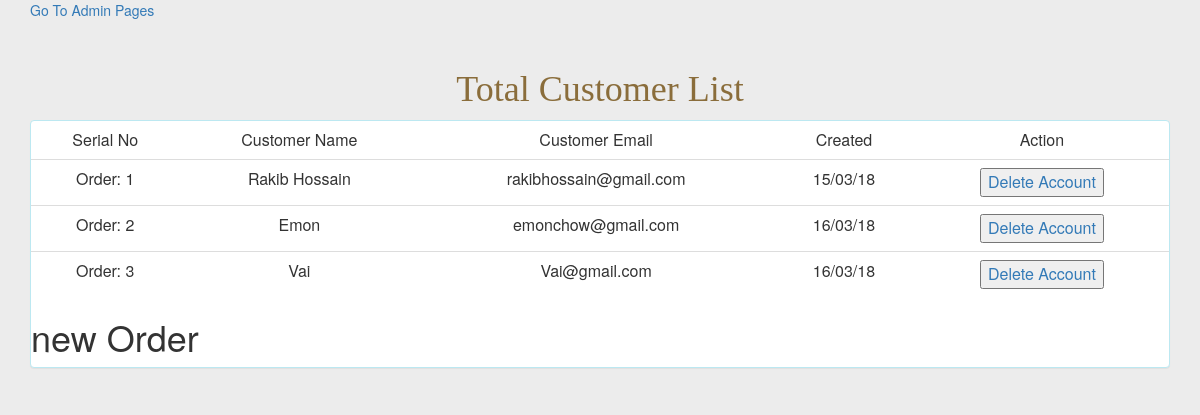
/Food_Ordering_System/customer_list.php, run on an earlier commit of the app's database.
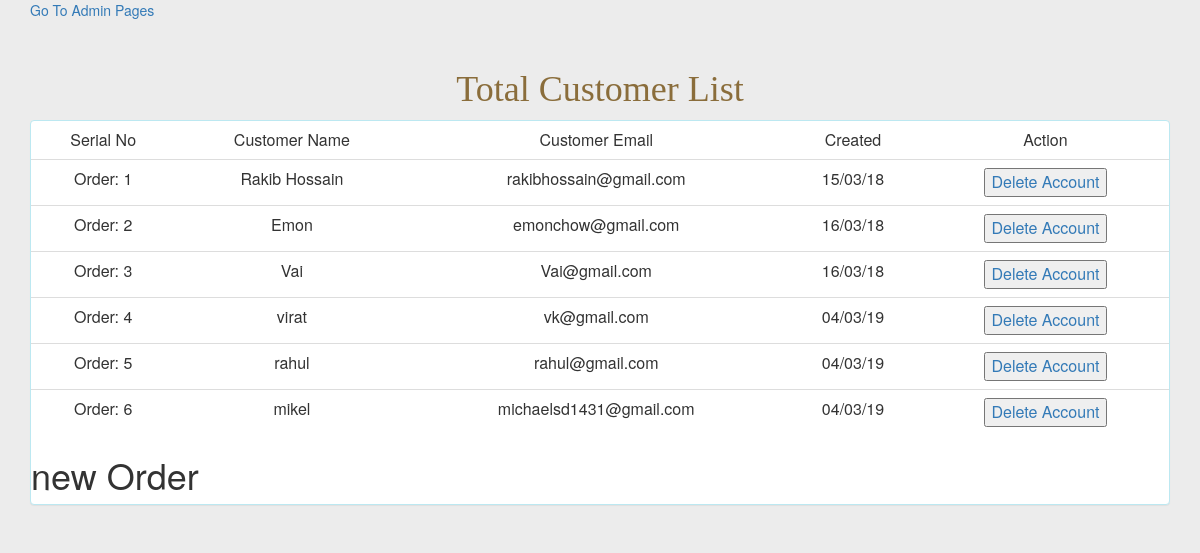
And on a later commit of the database.
### tables this page shows
CREATE TABLE `customer` (
  `id` int(20) NOT NULL,
  `name` varchar(30) NOT NULL,
  `email` varchar(100) NOT NULL,
  `password` varchar(150) NOT NULL,
  `created` varchar(500) NOT NULL,
  `confirm_code` varchar(520) NOT NULL,
  `action` varchar(11) NOT NULL
);

### Food_Ordering_System/function.php (called while the page is built, shortened)
<?php
require_once ('config.php');
function get_all_customer()
{
      global $connecton;
    $city = array();
    $qu = mysqli_query($connecton, "SELECT * FROM  `customer`");
    if($qu){
        while($row = mysqli_fetch_array($qu)){
            $city[] = $row;
        }
    }
    return $city;
}

### Food_Ordering_System/customer_list.php (the view, shortened to what this page needs)
<?php
include './function.php';
        ?>
<html>
    <head>
        <link rel="stylesheet" href="https://maxcdn.bootstrapcdn.com/bootstrap/3.3.7/css/bootstrap.min.css">
        <link rel="stylesheet" href="css/bootstrap.css" />
    </head>
    <body style="background-color: #ececec">
        <div class="container">
         <a href="Admin_here.php">Go To Admin Pages</a>
            <div class="row" style="margin-top: 30px">
                <div class="col-md-12 text-center">
                    <h1 class="text-warning" style="font-family: initial">Total Customer List</h1>
                </div>
                <div class="col-lg-12">
                    <div class="panel panel-info">
                        <table class="table" style="text-align: center">
                            <tr>
                                 <td>Serial No</td>
                                <td>Customer Name</td>
                                <td>Customer Email</td>
                                <td>Created</td>
                                <td colspan="">Action</td>
                            </tr>
                            <?php
                            $i=1;
                       $all_user_exam= get_all_customer();
                            foreach ($all_user_exam as $user_exam){
                            ?>
                            <tr>
                                <td>Order: <?php echo $i; ?></td>
                                 <td><?php echo  $user_exam['name'] ?></td>
                                <td> <?php echo $user_exam['email']; ?></td>
                                <td><?php echo $user_exam['created']; ?></td>
                                <td><a href="customer_list.php?customer_id=<?php echo $user_exam['id']; ?>"> <input type="submit" value="Delete Account"></a></td>
                            </tr>
                            <?php   $i++;} ?>
                        </table>
                        <h1>new Order </h1>
                    </div>
                </div>
            </div>
        </div>
    </body>
</html>

What changed in the data, as far as the page shows it:
added customer: name "virat", email "vk@gmail.com", created "04/03/19"
added customer: name "rahul", email "rahul@gmail.com", created "04/03/19"
added customer: name "mikel", email "michaelsd1431@gmail.com", created "04/03/19"
